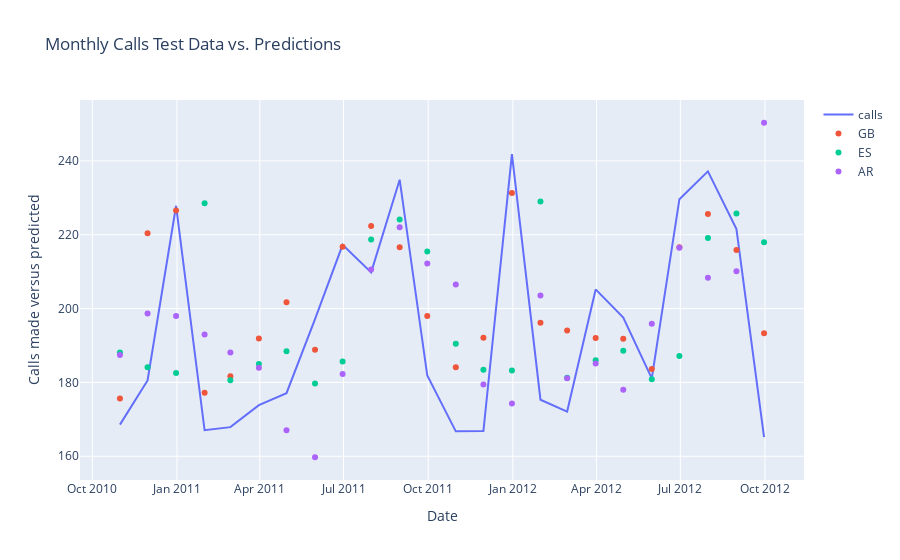

Notebook code cell kept with this figure:
### Code cell
# Model forecasts versus actuals across 2 years
plot_data = []
plot_data.append(go.Scatter(x= subset_data['date'][T+1:T+25], y= subset_data['calls'][T+1:T+25], name = 'calls'))
plot_data.append(go.Scatter(x= subset_data['date'][T+1:T+25], y= y_preds[1:T+25], name = 'GB', mode = 'markers'))
plot_data.append(go.Scatter(x= subset_data['date'][T+1:T+25], y= es_preds_train[T+1:T+25], name = 'ES', mode = 'markers'))
plot_data.append(go.Scatter(x= subset_data['date'][T+1:T+25], y= ar_preds_train[T+1:T+25], name = 'AR', mode = 'markers'))
layout = go.Layout(xaxis = dict(title='Date'), yaxis = dict(title= 'Calls made versus predicted'),
                   title = 'Monthly Calls Test Data vs. Predictions')
fig = go.Figure(data= plot_data, layout=layout)

plotly.offline.iplot(fig)
